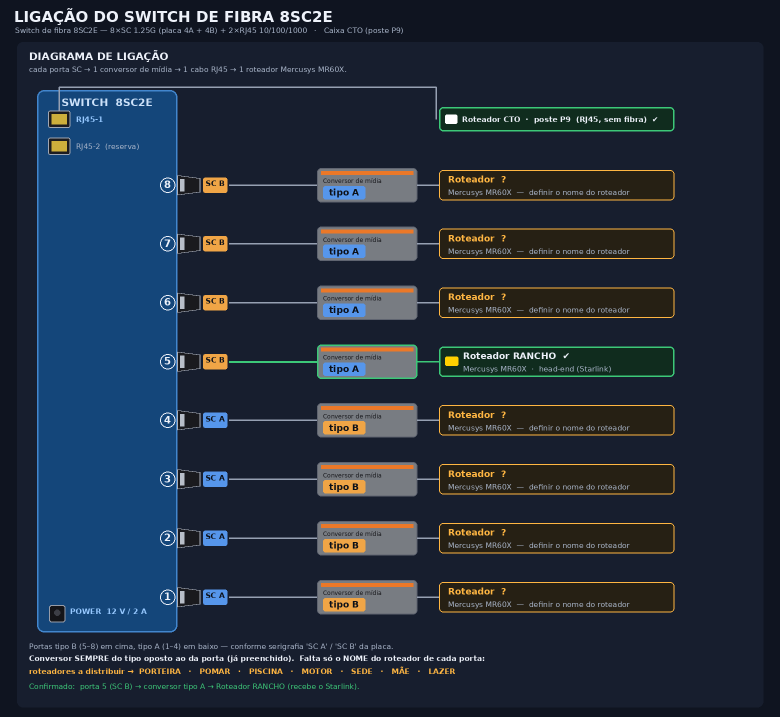
#> input picture docs/img/fibra_ligacao.png, 1560 x 1434 px, given in place of fibra_infra.png, which was not available (shown at 1/2 size); the run also reads 2 pictures not shown here
$ python gen_pdf.py
#> lines starting #> are read from the running program, lines starting #| are printed output that depends on the picture; pictures that were not available may be replaced by others from this repository, and a replacement may not be noted
### src/fibra_dados.py
#!/usr/bin/env python3
"""Dados da rede de fibra optica - Fazenda Sagrada Familia.
Modulo sem efeitos colaterais, importado por gen_map / gen_kml / fibra_esquema / etc.

Alem da rede de fibra, este modulo tambem descreve as CAMERAS de seguranca
(Wi-Fi) - posicao, modelo e roteador MR60X mais proximo (associacao Wi-Fi estimada).

Postes RENUMERADOS na sequencia da fibra (head-end -> CTO -> ramal mais longo).
Mapa de-para com o KML original 'coordenadas.kml':
   P1=21  P2=20  P3=19  P4=17  P5=16  P6=14  P7=13  P8=12  P9=11(CTO)
   P10=10 P11=9  P12=8(Piscina)  P13=7  P14=6(Pomar)  P15=5  P16=4
   P17=3  P18=2  P19=1(Porteira)      P20=15(Motor)
"""

# postes: nome -> (lon, lat)
POSTES = {
    "P1":  (-45.98868059349096, -21.35450049562633),
    "P2":  (-45.98885593652164, -21.35436095821785),
    "P3":  (-45.98906166860465, -21.35421232308776),
    "P4":  (-45.98907897701980, -21.35401357589824),
    "P5":  (-45.98904729789601, -21.35375894113647),
    "P6":  (-45.98896743892824, -21.35317869372432),
    "P7":  (-45.98925025525992, -21.35303342324684),
    "P8":  (-45.98963298877072, -21.35284203389719),
    "P9":  (-45.98991992842048, -21.35266884561628),   # CTO
    "P10": (-45.99011160660755, -21.35290960479607),
    "P11": (-45.99031024768407, -21.35317121611656),
    "P12": (-45.99012546615439, -21.35355275854047),   # R. Piscina
    "P13": (-45.98992436609476, -21.35395688669237),
    "P14": (-45.98965962803340, -21.35452129447635),   # R. Pomar
    "P15": (-45.98936247259595, -21.35483242978097),
    "P16": (-45.98908733010949, -21.35514349755645),
    "P17": (-45.98880807467447, -21.35544153390790),
    "P18": (-45.98852066425261, -21.35513071897358),
    "P19": (-45.98825054872155, -21.35483510781873),   # R. Porteira
    "P20": (-45.98892529983523, -21.35264618545030),   # R. Motor
}
NAMED = {
    "starlink": (-45.98857358781736, -21.35440008645269),
    "rancho":   (-45.98851647255972, -21.35428287231589),
    "mae":      (-45.98995021862738, -21.35287304011150),
    "sede":     (-45.98867006307438, -21.35373487196040),
    "lazer":    (-45.98974910941658, -21.35265317092606),
}
ALL = {**POSTES, **NAMED}
def pt(name):
    return ALL[name]
def pth(*names):
    return [ALL[n] for n in names]

# ligacoes (cada uma com sua cor)
#   cor em RGB; ordem da lista = ordem dos "trilhos" paralelos nos trechos compartilhados
ROUTES = [
    dict(key="backbone", nome="Backbone (Starlink → CTO)", rgb=(255, 208, 0), w=8,
         nodes=["starlink", "rancho", "P1","P2","P3","P4","P5","P6","P7","P8","P9"],
         via="Starlink → Rancho → P1·P2·P3·P4·P5·P6·P7·P8 → CTO (P9)"),
    dict(key="porteira", nome="Ligação Porteira", rgb=(255, 59, 48), w=5,
         nodes=["P9","P10","P11","P12","P13","P14","P15","P16","P17","P18","P19"],
         via="CTO (P9) → P10·P11·P12·P13·P14·P15·P16·P17·P18 → P19"),
    dict(key="pomar", nome="Ligação Pomar", rgb=(255, 140, 0), w=5,
         nodes=["P9","P10","P11","P12","P13","P14"],
         via="CTO (P9) → P10·P11·P12·P13 → P14"),
    dict(key="piscina", nome="Ligação Piscina", rgb=(255, 61, 170), w=5,
         nodes=["P9","P10","P11","P12"],
         via="CTO (P9) → P10·P11 → P12"),
    dict(key="motor", nome="Ligação Motor", rgb=(0, 200, 255), w=5,
         nodes=["P9","P8","P7","P6","P20"],
         via="CTO (P9) → P8·P7·P6 → P20"),
    dict(key="sede", nome="Ligação Sede", rgb=(170, 110, 255), w=5,
         nodes=["P9","P8","P7","P6","sede"],
         via="CTO (P9) → P8·P7·P6 → Sede"),
    dict(key="mae", nome="Ligação Mãe", rgb=(40, 220, 110), w=5,
         nodes=["P9","P10","mae"],
         via="CTO (P9) → P10 → Mãe"),
    dict(key="lazer", nome="Ligação Lazer", rgb=(200, 240, 0), w=5,
         nodes=["P9","lazer"],
         via="CTO (P9) → Lazer (direto)"),
    dict(key="rj45", nome="CTO — cabo RJ45", rgb=(255, 255, 255), w=4, dash=True,
         nodes=["P9","P9"],
         via="no próprio poste P9 (cabo RJ45, sem lançamento)"),
]
ROUTE_BY_KEY = {r["key"]: r for r in ROUTES}

# roteadores: (ponto, NOME do local, status, ligacao, local)
#   'nome' e so o local (RANCHO, POMAR...). Para exibir use roteador_label() -> "Roteador RANCHO".
#   status: 'ativo' | 'obra'
ROUTERS = [
    (pt("P19"), "PORTEIRA", "ativo", "porteira", "poste P19"),
    (pt("P14"), "POMAR",    "ativo", "pomar",    "poste P14"),
    (pt("P12"), "PISCINA",  "ativo", "piscina",  "poste P12"),
    (pt("P9"),  "CTO",      "ativo", "rj45",     "poste P9 (na caixa CTO)"),
    (pt("P20"), "MOTOR",    "ativo", "motor",    "poste P20"),
    (pt("mae"),    "MÃE",    "ativo", "mae",      "nó de rede"),
    (pt("sede"),   "SEDE",   "ativo", "sede",     "nó de rede"),
    (pt("rancho"), "RANCHO", "ativo", "backbone", "nó — head-end do Starlink"),
    (pt("lazer"),  "LAZER",  "ativo", "lazer",    "nó de rede"),
]
def roteador_label(nome, curto=False):
    return f"Roteador {nome}" if not curto else nome

CTO_POINT = pt("P9")
STARLINK_POINT = pt("starlink")

# ---------------------------------------------------------------- equipamentos
# Modelos reais usados no projeto
EQUIP = dict(
    switch    = "Switch de fibra 8SC2E — 8×SC 1.25G (placa 4A + 4B) + 2×RJ45 10/100/1000",
    switch_curto = "Switch 8SC2E",
    conversor = "Conversor de mídia Gigabit — 1 SC (fibra) + 1 RJ45 (10/100/1000), plug & play",
    conversor_curto = "Conversor de mídia",
    roteador  = "Roteador Mercusys MR60X — Wi-Fi 6 AX1500 (4 antenas)",
    roteador_curto = "Mercusys MR60X",
    fonte     = "Starlink",
)

# REGRA DE PAREAMENTO (BiDi / WDM) — o conversor entra na porta do TIPO OPOSTO:
#   porta tipo A  <->  conversor tipo B
#   porta tipo B  <->  conversor tipo A
PAREAMENTO = {"A": "B", "B": "A", "?": "?", "—": "—"}
def conv_tipo(porta_tipo):
    return PAREAMENTO.get(porta_tipo, "?")

# Tipo de cada porta SC do switch (placa 4A + 4B), conforme serigrafia "SC A" / "SC B".
PORT_TYPES = {1: "A", 2: "A", 3: "A", 4: "A", 5: "B", 6: "B", 7: "B", 8: "B"}

# Estado de cada porta de fibra do switch.
#   tipo/conv_tipo sao CONHECIDOS (regra A<->B).  So falta o NOME do roteador de cada porta.
#   CONFIRMADO: porta 5 (tipo B) -> conversor tipo A -> Roteador RANCHO (uplink Starlink).
PORTAS = []
for _n in range(1, 9):
    _tp = PORT_TYPES[_n]
    PORTAS.append(dict(porta=_n, tipo=_tp, conv_tipo=conv_tipo(_tp),
                       roteador=("RANCHO" if _n == 5 else "?"),
                       conf=(_n == 5)))
RJ45_1 = dict(porta="RJ45-1", roteador="CTO", nota="patch curto no poste P9 (sem fibra)")
# Roteadores que ainda faltam ser atribuidos a uma porta (todos menos RANCHO e CTO):
ROTEADORES_A_DISTRIBUIR = ["PORTEIRA", "POMAR", "PISCINA", "MOTOR", "SEDE", "MÃE", "LAZER"]

# ---------------------------------------------------------------- rede / IP
# Cada roteador Mercusys MR60X funciona de forma INDEPENDENTE (NAT/DHCP proprio):
# recebe internet na WAN, vinda do roteador CTO, que vem do roteador RANCHO (Starlink).
# Cada roteador tem sua PROPRIA sub-rede /24 (nao ha mais conflito de faixa):
# gateway .1, 3o octeto = numero do roteador. O 192.168.1.0/24 fica sem uso (reserva).
IP_ROTEADOR = {
    "CTO":      "192.168.0.1",
    "MOTOR":    "192.168.2.1",
    "RANCHO":   "192.168.3.1",
    "PORTEIRA": "192.168.4.1",
    "POMAR":    "192.168.5.1",
    "SEDE":     "192.168.6.1",
    "PISCINA":  "192.168.7.1",
    "MÃE":      "192.168.8.1",
    "LAZER":    "192.168.9.1",
}
REDE_NOTA = ("Caminho da internet:  Starlink → Roteador RANCHO → conversor de mídia tipo A → "
             "switch de fibra 8SC2E → 1 conversor de mídia por porta → roteador Mercusys MR60X de cada "
             "local → Wi-Fi (LAN própria).  O switch só faz a ligação da fibra; cada roteador é "
             "independente (NAT/DHCP próprio) e tem sua própria sub-rede 192.168.x.0/24 "
             "(gateway .1). O roteador CTO liga direto no RJ45-1 do switch.")

# Ligacao de fibra -> porta do switch (na Caixa CTO / poste P9).
#   CONFIRMADO pelo cliente: R. Rancho -> conversor tipo A -> 1a porta tipo B (= porta 5).
#   Restante: destino conhecido, PORTA a definir pelo cliente ('vou atualizar').
LINK_EQUIP = {
    "backbone": dict(porta="5", porta_tipo="B", sentido="entra", destino="Roteador RANCHO  (uplink Starlink)", conf=True),
    "porteira": dict(porta="?", porta_tipo="?", sentido="sai",   destino="Roteador PORTEIRA  ·  poste P19",     conf=False),
    "pomar":    dict(porta="?", porta_tipo="?", sentido="sai",   destino="Roteador POMAR  ·  poste P14",        conf=False),
    "piscina":  dict(porta="?", porta_tipo="?", sentido="sai",   destino="Roteador PISCINA  ·  poste P12",      conf=False),
    "motor":    dict(porta="?", porta_tipo="?", sentido="sai",   destino="Roteador MOTOR  ·  poste P20",        conf=False),
    "sede":     dict(porta="?", porta_tipo="?", sentido="sai",   destino="Roteador SEDE",                      conf=False),
    "mae":      dict(porta="?", porta_tipo="?", sentido="sai",   destino="Roteador MÃE",                       conf=False),
    "lazer":    dict(porta="?", porta_tipo="?", sentido="sai",   destino="Roteador LAZER",                     conf=False),
    "rj45":     dict(porta="RJ45-1", porta_tipo="—", sentido="sai", destino="Roteador CTO  ·  mesmo poste P9",  conf=True),
}
for _e in LINK_EQUIP.values():
    _e["conv_tipo"] = conv_tipo(_e["porta_tipo"])
# RJ45-2 do switch: reserva / livre

def rgb_hex(rgb):
    return "#%02x%02x%02x" % rgb


# ---------------------------------------------------------------- cameras de seguranca
import math, re

def dms(s):
    """Converte '21°21\\'15.37\"S' (graus/min/seg) para grau decimal. S e W = negativo."""
    g, m, sec, hemi = re.match(r"\s*(\d+)\D+(\d+)\D+([\d.]+)\D*([NSEW])", s).groups()
    val = float(g) + float(m) / 60.0 + float(sec) / 3600.0
    return -val if hemi in ("S", "W") else val

def dmsll(lat_s, lon_s):
    """Par ('lat DMS', 'lon DMS') -> (lon, lat) decimal, no formato usado aqui."""
    return (dms(lon_s), dms(lat_s))

# Modelos de camera usados no projeto (todas Wi-Fi, 360°).
CAMERA_MODELS = {
    "kapbom": dict(
        nome="Câmera IP Wi-Fi Kapbom 360° 1080p HD",
        curto="Kapbom Wi-Fi 360°",
        desc="Câmera IP para poste · Wi-Fi · 360° · 1080p HD · visão noturna · 3 antenas",
    ),
    "e27": dict(
        nome="Câmera Wi-Fi soquete lâmpada E27 360° HD (branca)",
        curto="Soquete E27 360°",
        desc="Câmera Wi-Fi de soquete de lâmpada E27 · 360° · HD · visão noturna · branca",
    ),
}

# Cada camera: (ponto (lon,lat), local, modelo, poste|None, wifi|None).
#   O poste e so referencia de montagem; a camera liga por Wi-Fi (nao na fibra).
#   wifi=None  -> roteador MR60X mais proximo (cam_wifi); um nome fixa a associacao
#   (usado onde o local ja diz o roteador e a distancia pura enganaria — cluster Mae/CTO/Lazer).
CAMERAS = [
    (pt("P19"), "Porteira",     "kapbom", "P19", None),
    (pt("P1"),  "Galinheiro",   "kapbom", "P1",  None),
    (pt("P17"), "Chuchu",       "e27",    "P17", None),
    (pt("P14"), "Pomar Cima",   "e27",    "P14", None),
    (pt("P14"), "Pomar Baixo",  "e27",    "P14", None),
    (pt("P11"), "Piscina",      "e27",    "P11", None),
    (pt("P9"),  "Mãe Lateral",  "e27",    "P9",  "MÃE"),
    (pt("P8"),  "Mãe Frente",   "e27",    "P8",  "MÃE"),
    (pt("P20"), "Motor",        "e27",    "P20", None),
    (pt("P6"),  "Chiqueiro",    "e27",    "P6",  None),
    (pt("P5"),  "Sede",         "e27",    "P5",  None),
    (dmsll('21°21\'15.37"S', '45°59\'18.42"W'), "Rancho Entrada",  "e27", None, None),
    (dmsll('21°21\'15.77"S', '45°59\'18.83"W'), "Cozinha Entrada", "e27", None, None),
    (dmsll('21°21\'09.96"S', '45°59\'23.65"W'), "Mãe Cozinha",     "e27", None, "MÃE"),
    (dmsll('21°21\'10.39"S', '45°59\'23.50"W'), "Mãe Varanda",     "e27", None, "MÃE"),
    (dmsll('21°21\'09.58"S', '45°59\'23.10"W'), "Lazer Cozinha",   "e27", None, None),
    (dmsll('21°21\'09.32"S', '45°59\'23.19"W'), "Lazer Sala",      "e27", None, None),
]

def _dist_m(a, b):
    lon1, lat1, lon2, lat2 = map(math.radians, (a[0], a[1], b[0], b[1]))
    h = (math.sin((lat2 - lat1) / 2) ** 2
         + math.cos(lat1) * math.cos(lat2) * math.sin((lon2 - lon1) / 2) ** 2)
    return 2 * 6371000 * math.asin(math.sqrt(h))

def cam_wifi(point):
    """(nome, metros) do roteador MR60X mais proximo — associacao Wi-Fi estimada."""
    best, bd = None, float("inf")
    for _p, _nome, *_r in ROUTERS:
        dd = _dist_m(point, _p)
        if dd < bd:
            best, bd = _nome, dd
    return best, round(bd)

def camera_list(spread_m=0.0):
    """Lista de dicts: lon, lat, local, modelo, modelo_nome, poste, wifi, wifi_m, wifi_fix.
    spread_m>0 afasta levemente cameras na mesma coordenada (so p/ marcadores no mapa)."""
    recs = []
    for point, local, modelo, poste, wifi in CAMERAS:
        near, dist = cam_wifi(point)
        # dist_txt: '' quando fixado ou praticamente no mesmo ponto do roteador
        dist_txt = "" if (wifi or dist < 8) else f"~{dist} m"
        recs.append(dict(lon=point[0], lat=point[1], local=local, modelo=modelo,
                         modelo_nome=CAMERA_MODELS[modelo]["curto"], poste=poste,
                         wifi=wifi or near, wifi_m=dist, wifi_fix=bool(wifi),
                         wifi_dist_txt=dist_txt))
    if spread_m:
        groups = {}
        for r in recs:
            groups.setdefault((round(r["lon"], 7), round(r["lat"], 7)), []).append(r)
        for g in groups.values():
            if len(g) < 2:
                continue
            for i, r in enumerate(g):
                ang = 2 * math.pi * i / len(g)
                dlat = spread_m / 111320.0
                r["lat"] += math.cos(ang) * dlat
                r["lon"] += math.sin(ang) * dlat / math.cos(math.radians(r["lat"]))
    return recs

CAMERA_COUNT = len(CAMERAS)
CAMERA_MODEL_COUNT = {k: sum(1 for _c in CAMERAS if _c[2] == k) for k in CAMERA_MODELS}
CAMERA_NOTA = ("Câmeras Wi-Fi 360° — não usam a fibra: cada uma conecta no Wi-Fi do roteador "
               "Mercusys MR60X mais próximo (associação estimada por distância; confirmar o sinal "
               "no local). As de poste usam o modelo Kapbom (externo, 3 antenas); as demais são de "
               "soquete de lâmpada E27.")


# ---------------------------------------------------------------- pontos do mapa
# o que existe em cada coordenada: poste / roteador / cto  (para o marcador "alvo")
_ROT_AT = {(round(_p[0], 8), round(_p[1], 8)): dict(nome=_txt, status=_st, lig=_lig)
           for (_p, _txt, _st, _lig, _loc) in ROUTERS}

# [18 lines left out: functions _router_info, map_points, not called in this run]
def kml_color(rgb, alpha=255):
    r, g, b = rgb
    return "%02x%02x%02x%02x" % (alpha, b, g, r)

### src/paths.py
#!/usr/bin/env python3
"""Caminhos de saida do projeto. Os scripts ficam em src/ e escrevem em docs/ (GitHub Pages)."""
import os

ROOT = os.path.dirname(os.path.dirname(os.path.abspath(__file__)))
DATA = os.path.join(ROOT, "data")
DOCS = os.path.join(ROOT, "docs")
IMG = os.path.join(DOCS, "img")
for _d in (DOCS, IMG):
    os.makedirs(_d, exist_ok=True)

def docs(name):
    return os.path.join(DOCS, name)

def img(name):
    return os.path.join(IMG, name)

def data(name):
    return os.path.join(DATA, name)

### src/gen_pdf.py
#!/usr/bin/env python3
"""Gera fibra_infra_projeto.pdf — documento completo do projeto de fibra optica.
Usa as imagens ja geradas (rodar gen_map / fibra_esquema / fibra_equipamentos antes)."""
import os
from PIL import Image, ImageDraw, ImageFont
from fibra_dados import (ROUTES, ROUTE_BY_KEY, ROUTERS, LINK_EQUIP, PORTAS, EQUIP,
                         IP_ROTEADOR, REDE_NOTA, ROTEADORES_A_DISTRIBUIR,
                         camera_list, CAMERA_MODELS, CAMERA_COUNT, CAMERA_MODEL_COUNT,
                         CAMERA_NOTA)

from paths import docs, img as imgpath
FD = "/usr/share/fonts/truetype/dejavu/"
def _f(n, s):
    return ImageFont.truetype(FD + n, s)

PW, PH = 1240, 1754                       # A4 @ ~150 dpi
MARGIN = 70
BG = (255, 255, 255)
INK = (24, 28, 36)
MUTE = (95, 105, 120)
ACCENT = (20, 90, 170)
OKc = (20, 140, 70)
WARNc = (190, 120, 0)

DEPARA = {"P1": 21, "P2": 20, "P3": 19, "P4": 17, "P5": 16, "P6": 14, "P7": 13, "P8": 12,
          "P9": 11, "P10": 10, "P11": 9, "P12": 8, "P13": 7, "P14": 6, "P15": 5, "P16": 4,
          "P17": 3, "P18": 2, "P19": 1, "P20": 15}
NOME = {"backbone": "RANCHO", "porteira": "PORTEIRA", "pomar": "POMAR", "piscina": "PISCINA",
        "motor": "MOTOR", "sede": "SEDE", "mae": "MÃE", "lazer": "LAZER", "rj45": "CTO"}
_LOCAL = {lig: loc for _p, _t, _s, lig, loc in ROUTERS}
_COR = {lig: ROUTE_BY_KEY[lig]["rgb"] for _p, _t, _s, lig, _l in ROUTERS}

pages = []


def new_page(titulo, subtitulo=""):
    im = Image.new("RGB", (PW, PH), BG)
#> im: PIL image 1240x1754 RGB; every value is 255
    d = ImageDraw.Draw(im)
    d.rectangle([0, 0, PW, 96], fill=(17, 24, 38))
    d.text((MARGIN, 22), titulo, font=_f("DejaVuSans-Bold.ttf", 30), fill=(255, 255, 255))
    if subtitulo:
        d.text((MARGIN, 62), subtitulo, font=_f("DejaVuSans.ttf", 16), fill=(200, 210, 225))
    d.text((PW - 300, PH - 40), "Rede de fibra — Fazenda Sagrada Família", font=_f("DejaVuSans.ttf", 12), fill=MUTE)
    return im, d


def place_image(d, im, path, top):
    src = Image.open(path).convert("RGB")
    if src.width > src.height * 1.25:                 # paisagem -> girar
        src = src.rotate(-90, expand=True)
    avail_w = PW - 2 * MARGIN
    avail_h = PH - top - MARGIN
    sc = min(avail_w / src.width, avail_h / src.height)
    w, h = int(src.width * sc), int(src.height * sc)
    src = src.resize((w, h), Image.LANCZOS)
    x = (PW - w) // 2
    im.paste(src, (x, top))
    d.rectangle([x - 1, top - 1, x + w, top + h], outline=(210, 214, 222), width=1)


def para(d, x, y, text, f, fill=INK, lh=26, maxw=PW - 2 * MARGIN):
    words = text.split()
    line = ""
    for w in words:
        t = (line + " " + w).strip()
        if d.textlength(t, font=f) <= maxw:
            line = t
        else:
            d.text((x, y), line, font=f, fill=fill); y += lh; line = w
    if line:
        d.text((x, y), line, font=f, fill=fill); y += lh
    return y


def table(d, x, y, headers, rows, widths, rowh=40, hh=42):
    f_h = _f("DejaVuSans-Bold.ttf", 16)
    f_r = _f("DejaVuSans.ttf", 16)
    tw = sum(widths)
    d.rectangle([x, y, x + tw, y + hh], fill=(38, 52, 78))
    cx = x
    for htxt, w in zip(headers, widths):
        d.text((cx + 10, y + 12), htxt, font=f_h, fill=(255, 255, 255)); cx += w
    y += hh
    for i, row in enumerate(rows):
        d.rectangle([x, y, x + tw, y + rowh], fill=(238, 242, 248) if i % 2 == 0 else (255, 255, 255))
        cx = x
        for cell, w in zip(row, widths):
            if isinstance(cell, tuple) and cell and cell[0] == "swatch":
                d.rounded_rectangle([cx + 10, y + rowh / 2 - 9, cx + 40, y + rowh / 2 + 9], radius=4, fill=cell[1])
            else:
                s = str(cell)
                col = OKc if s in ("confirmado", "CONFIRMADO") else WARNc if s in ("a definir", "definir roteador", "?") else INK
                d.text((cx + 10, y + rowh / 2 - 10), s, font=f_r, fill=col)
            cx += w
        y += rowh
    d.rectangle([x, y - rowh * len(rows) - hh, x + tw, y], outline=(200, 205, 214), width=1)
    return y


# ============ P1 — capa / resumo
im, d = new_page("PROJETO DE INFRAESTRUTURA — REDE DE FIBRA ÓPTICA", "Fazenda Sagrada Família  ·  documento técnico")
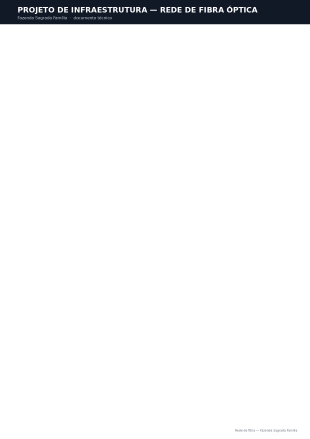
#> im: PIL image 1240x1754 RGB (shown at 1/4 size); mean R, G, B 242.9, 243.3, 244
y = 150
y = para(d, MARGIN, y, "Rede de distribuição de internet por fibra óptica ligando os pontos da fazenda a partir "
         "de um link Starlink. O sinal entra no Roteador RANCHO, passa por um conversor de mídia (tipo A) e chega "
         "por fibra ao switch 8SC2E na Caixa CTO (poste P9). O switch distribui para 8 conversores de mídia — 1 por "
         "porta — e cada um alimenta o roteador Mercusys MR60X de um local. O roteador CTO liga direto no RJ45-1.",
         _f("DejaVuSans.ttf", 17), lh=27)
#> y = 258
y += 20
#> y = 278
d.text((MARGIN, y), "EQUIPAMENTOS", font=_f("DejaVuSans-Bold.ttf", 19), fill=ACCENT); y += 34
#> after `y += 34`: y = 312
for k in ("fonte", "roteador", "conversor", "switch"):
    y = para(d, MARGIN + 10, y, "•  " + EQUIP[k], _f("DejaVuSans.ttf", 16), lh=25)
#> this loop made 4 passes
#> y on passes 1 to 4: 337, 362, 387, 412
y += 24
#> y = 436
d.text((MARGIN, y), "CAMINHO DA INTERNET", font=_f("DejaVuSans-Bold.ttf", 19), fill=ACCENT); y += 34
#> after `y += 34`: y = 470
y = para(d, MARGIN + 10, y, REDE_NOTA, _f("DejaVuSans.ttf", 16), lh=25)
#> y = 545
y += 24
#> y = 569
d.text((MARGIN, y), "CONTEÚDO", font=_f("DejaVuSans-Bold.ttf", 19), fill=ACCENT); y += 34
#> after `y += 34`: y = 603
for ln in ["2 — Mapa geral (satélite) com o traçado da fibra e os roteadores",
           "3 — Esquema da rede (topologia: Starlink → CTO → ramais)",
           "4 — Ligação do switch de fibra 8SC2E (portas, conversores, roteadores)",
           "5 — Tabelas: endereçamento IP · portas do switch · de-para dos postes",
           "6 — Detalhe por roteador",
           f"7 — Câmeras de segurança ({CAMERA_COUNT} câmeras Wi-Fi 360°)"]:
    y = para(d, MARGIN + 10, y, "•  " + ln, _f("DejaVuSans.ttf", 16), lh=26)
#> this loop made 6 passes
#> y on passes 1 to 6: 629, 655, 681, 707, 733, 759
y += 20
#> y = 779
d.text((MARGIN, y), "PENDÊNCIA", font=_f("DejaVuSans-Bold.ttf", 19), fill=WARNc); y += 34
#> after `y += 34`: y = 813
y = para(d, MARGIN + 10, y, "Definir em qual porta do switch (1–4 e 6–8) entra o conversor de cada roteador: "
         + ", ".join(ROTEADORES_A_DISTRIBUIR) + ".  Confirmado: porta 5 = RANCHO, RJ45-1 = CTO.",
         _f("DejaVuSans.ttf", 16), lh=25)
pages.append(im)

# ============ P2 — mapa
im, d = new_page("2 · MAPA GERAL", "imagem de satélite Google · uma cor por ligação · postes P1…P20 na sequência da fibra")
place_image(d, im, imgpath("fibra_infra.png"), 120)
#> in place_image, src is the input picture: PIL image 1560x1434 RGB; mean R, G, B 34.9, 45.7, 60.3
#> in place_image, `src = src.resize((w, h), Image.LANCZOS)`:
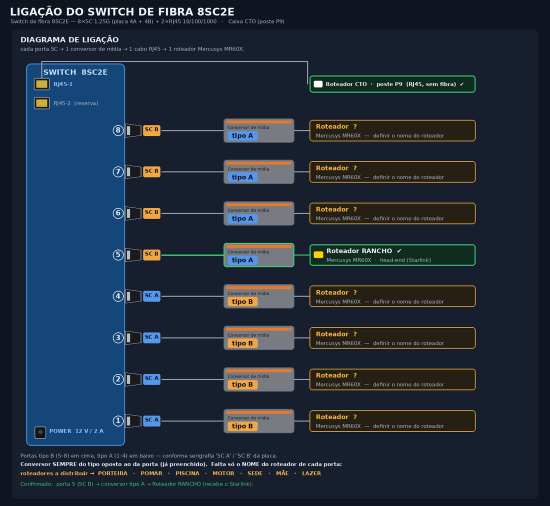
#> src: PIL image 1100x1011 RGB (shown at 1/2 size); mean R, G, B 34.8, 45.7, 60.3
#> in place_image, `im.paste(src, (x, top))`:
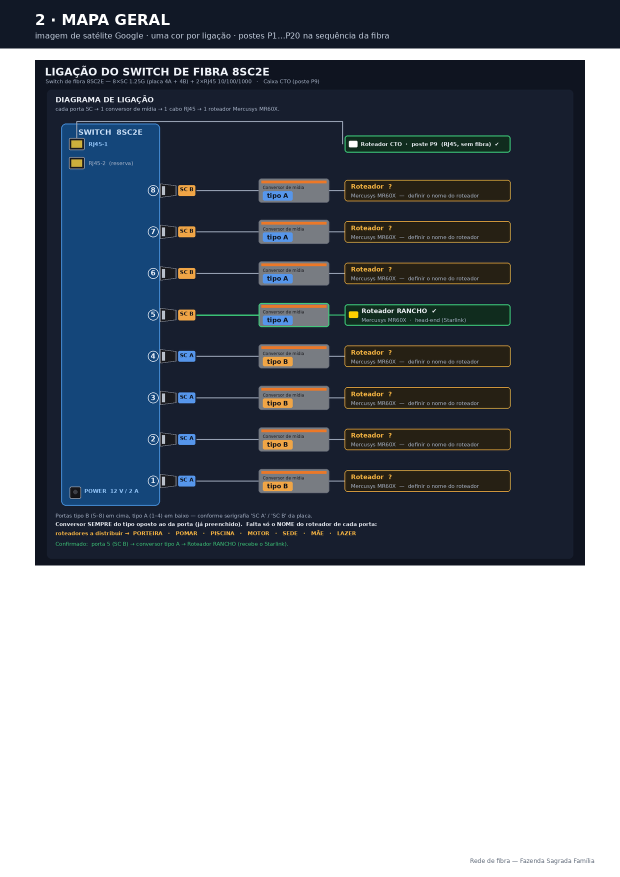
#> im: PIL image 1240x1754 RGB (shown at 1/2 size); mean R, G, B 129.7, 135.6, 143.8
pages.append(im)

# ============ P3 — esquema
im, d = new_page("3 · ESQUEMA DA REDE", "topologia lógica: Starlink → Roteador Rancho → Caixa CTO (P9) → ramais")
#> (the rest of the program and of its run is left out)
